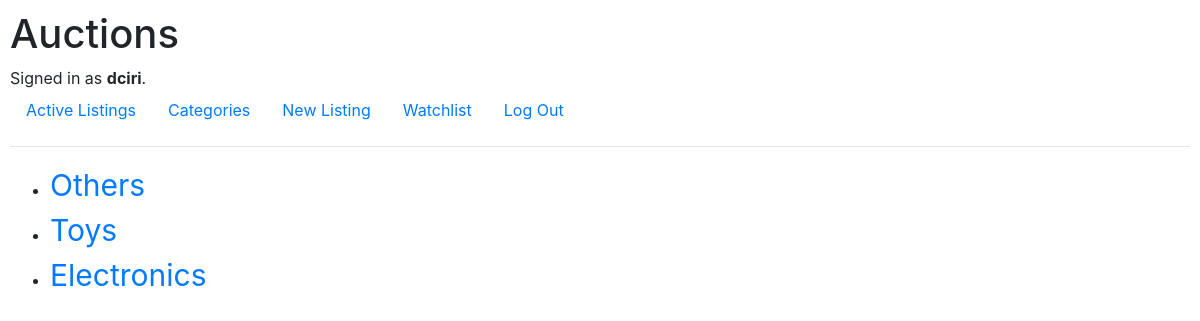
/categories (signed in), run on an earlier commit of the app's database.
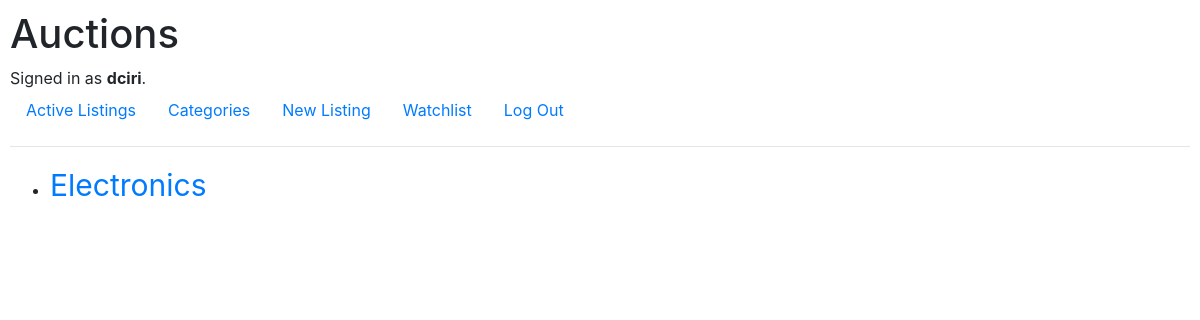
And on a later commit of the database.
### auctions/models.py (models this page shows)
class Listing(models.Model):
    title = models.CharField(max_length = 64)
    description = models.CharField(max_length = 256)
    bid = models.DecimalField(max_digits=10, decimal_places=2, null=True, blank=True)
    image = models.ImageField(upload_to='listing_images/', blank=True, null=True)
    owner = models.ForeignKey(User, on_delete=models.CASCADE, related_name="listings", null=True, blank=True)
    category = models.CharField(max_length = 64)
    active = models.BooleanField(default=True)

### auctions/views.py (the view)
# urls.py: path("categories", views.categories, name="categories"),
@login_required
def categories(request):
    categories = Listing.objects.values_list('category', flat=True).distinct()
    return render(request, "auctions/categories.html", {
        "categories": categories
    })

### auctions/templates/auctions/categories.html
{% extends "auctions/layout.html" %}
{% block body %}
    <ul>
        {% for category in categories %}
            <li><a style="font-size:30px" href="{% url 'category_details' category %}">{{ category }}</a></li>
        {% endfor %}
    </ul>
{% endblock %}

What changed in the data, as far as the page shows it:
removed Listing: category "Others"
removed Listing: category "Toys"
